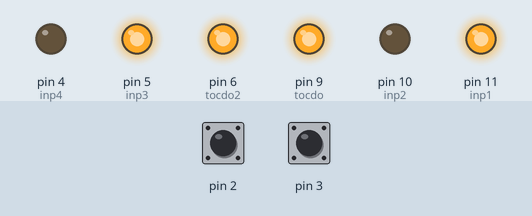
The sketch below on a simulated Arduino Uno, built with avr-gcc and run on an emulated ATmega328P. On the bench: output pins drawn as LEDs (lit = HIGH). Inputs (shaded band) come from the test bench; at power-on: pin 3 HIGH, pin 2 HIGH.

Above: at 1.2 s.
1.3 s: pin 3 pulled LOW for 0.15 s
At 2.6 s:
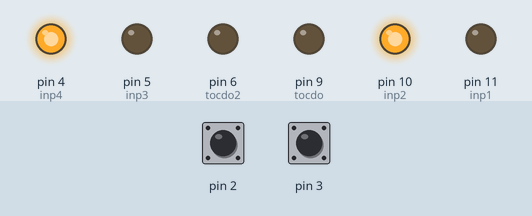
At 4.3 s:
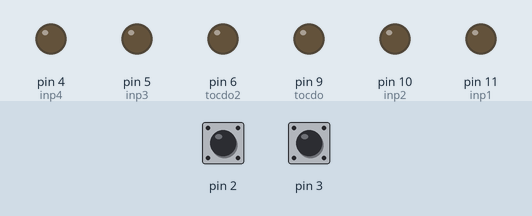
4.4 s: pin 2 pulled LOW for 1 s
7.7 s: pin 3 pulled LOW for 1 s
At 8.76 s:
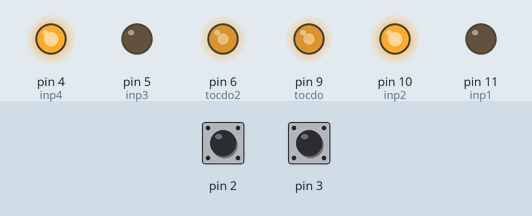
10.7 s: pin 3 pulled LOW for 3.2 s
Timing chart, 0 to 16.4 s (numbered marks = the images above; inputs shaded):
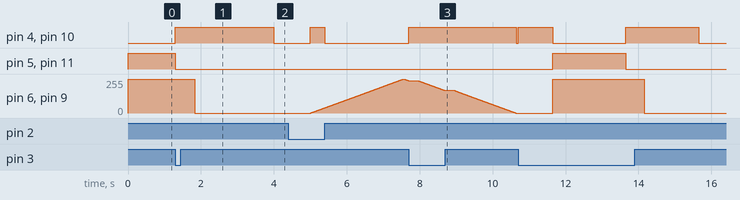

Measured:
- after the input at 1.3 s, pin 5 (inp3), pin 11 (inp1): HIGH → LOW after 0.00 s instead of 0.70 s; pin 6 (tocdo2), pin 9 (tocdo): 255/255 → 0/255 after 0.52 s
- after the input at 7.7 s, pin 4 (inp4), pin 10 (inp2): LOW → HIGH at once, → LOW 2.9 s later

The sketch:

DieuKienDC_Bang_IC_L293D.ino
```cpp
// dong co 1
int tocdo = 9;
int inp1 = 11;
int inp2 = 10;
// dong co 2
int tocdo2 = 6;
int inp3 = 5;
int inp4 = 4;

void setup()
{
  pinMode(tocdo, OUTPUT);
  pinMode(inp1, OUTPUT);
  pinMode(inp2, OUTPUT);
  pinMode(tocdo2, OUTPUT);
  pinMode(inp3, OUTPUT);
  pinMode(inp4, OUTPUT);
  digitalWrite(2, HIGH);
  attachInterrupt(0, tatdongco, CHANGE);
  digitalWrite(3, HIGH);
  attachInterrupt(1,dieukientocdogiam, CHANGE);

  //tat dong co
  digitalWrite(inp1,LOW);
  digitalWrite(inp2,LOW);
  digitalWrite(inp3,LOW);
  digitalWrite(inp4,LOW);
}

void tatdongco()
{
  digitalWrite(inp1,LOW);
  digitalWrite(inp2,LOW);
  digitalWrite(inp3,LOW);
  digitalWrite(inp4,LOW);
}

void directionControl()
{
  // Cho động cơ quay với tốc độ tối đa
  // Giá trị của PWM thay đổi từ 0 đến 255
    analogWrite(tocdo, 255);
  analogWrite(tocdo2, 255);
    // Tắt động cơ A và B
  digitalWrite(inp1, HIGH);
  digitalWrite(inp2, LOW);
  digitalWrite(inp3, HIGH);
  digitalWrite(inp4, LOW);
  delay(2000);

  // Thay đổi chiều quay của động cơ
  digitalWrite(inp1, LOW);
  digitalWrite(inp2, HIGH);
  digitalWrite(inp3, LOW);
  digitalWrite(inp4, HIGH);
  delay(2000);

  // Tắt tất cả các động cơ
  digitalWrite(inp1, LOW);
  digitalWrite(inp2, LOW);
  digitalWrite(inp3, LOW);
  digitalWrite(inp4, LOW);
}

void speedControl()
{
  digitalWrite(inp1, LOW);
  digitalWrite(inp2, HIGH);
  digitalWrite(inp3, LOW);
  digitalWrite(inp4, HIGH);

    for(int i=0; i<256 ;i++){
    analogWrite(tocdo,i);
    analogWrite(tocdo2,i);
    delay(10);
    }

    for(int i=255;i >= 0; --i){
    analogWrite(tocdo,i);
    analogWrite(tocdo2,i);
    delay(10);
  }
  //tat dong co
  digitalWrite(inp1,LOW);
  digitalWrite(inp2,LOW);
  digitalWrite(inp3,LOW);
  digitalWrite(inp4,LOW);
}
void dieukientocdotang()
{
  //bat cac dong co
  digitalWrite(inp1,LOW);
  digitalWrite(inp2,HIGH);
  digitalWrite(inp3,LOW);
  digitalWrite(inp4,HIGH);

  //tang toc do den max
  for(int i=0; i<256 ;i++){
    analogWrite(tocdo,i);
    analogWrite(tocdo2,i);
    delay(10);
  }
}

void dieukientocdogiam()
{
  //bat cac dong co
  digitalWrite(inp1,LOW);
  digitalWrite(inp2,HIGH);
  digitalWrite(inp3,LOW);
  digitalWrite(inp4,HIGH);

    //giam toc do ve 0
  for(int i=255;i >= 0; --i){
    analogWrite(tocdo,i);
    analogWrite(tocdo2,i);
    delay(10);
  }
}

void loop()
{
  directionControl();
  delay(1000);
  speedControl();
  delay(1000);
}
```
